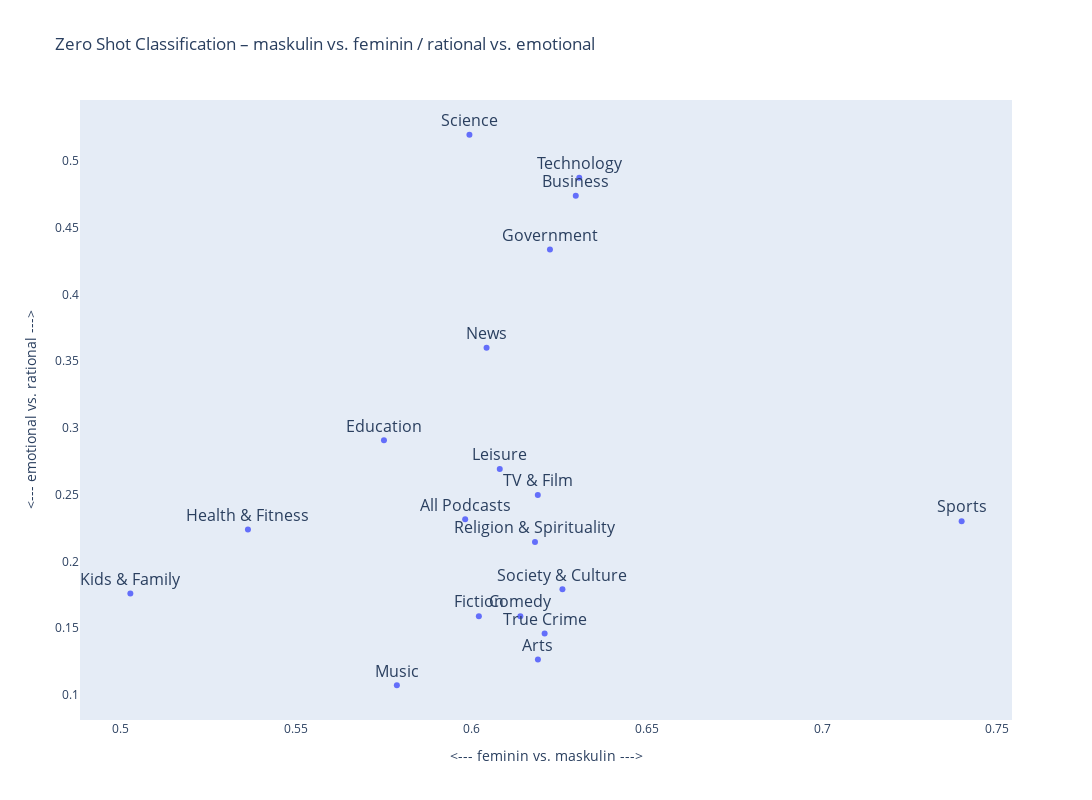

Notebook cell for this chart:
### Code cell
create_graph("maskulin_feminin", "rational_emotional")

### Figure 1 — Plotly figure (JSON) as saved in the notebook; plotly's stock layout.template omitted (floating-point values rounded to 4 significant figures)
{"data": [{"hovertemplate": "<--- feminin vs. maskulin --->=%{x}<br><--- emotional vs. rational --->=%{y}<br>chartable_genre=%{text}<extra></extra>", "legendgroup": "", "marker": {"color": "#636efa", "symbol": "circle"}, "mode": "markers+text", "name": "", "orientation": "v", "showlegend": false, "text": ["All Podcasts", "Arts", "Business", "Comedy", "Education", "Fiction", "Government", "Health & Fitness", "Kids & Family", "Leisure", "Music", "News", "Religion & Spirituality", "Science", "Society & Culture", "Sports", "TV & Film", "Technology", "True Crime"], "textfont": {"size": 16}, "textposition": "top center", "type": "scatter", "x": [0.5983, 0.619, 0.6298, 0.614, 0.5751, 0.6022, 0.6224, 0.5363, 0.5028, 0.6081, 0.5788, 0.6044, 0.6182, 0.5995, 0.626, 0.7398, 0.619, 0.6308, 0.6209], "xaxis": "x", "y": [0.2316, 0.1266, 0.4739, 0.159, 0.2907, 0.159, 0.4338, 0.224, 0.176, 0.2692, 0.1073, 0.3601, 0.2147, 0.5197, 0.1792, 0.2302, 0.2497, 0.4874, 0.1461], "yaxis": "y"}], "layout": {"height": 800, "legend": {"tracegroupgap": 0}, "title": {"text": "Zero Shot Classification – maskulin vs. feminin / rational vs. emotional"}, "width": 1200, "xaxis": {"anchor": "y", "autorange": true, "domain": [0, 1], "range": [0.4886, 0.754], "showgrid": false, "title": {"text": "<--- feminin vs. maskulin --->"}, "type": "linear"}, "yaxis": {"anchor": "x", "autorange": true, "domain": [0, 1], "range": [0.08123, 0.5457], "showgrid": false, "title": {"text": "<--- emotional vs. rational --->"}, "type": "linear"}}}
